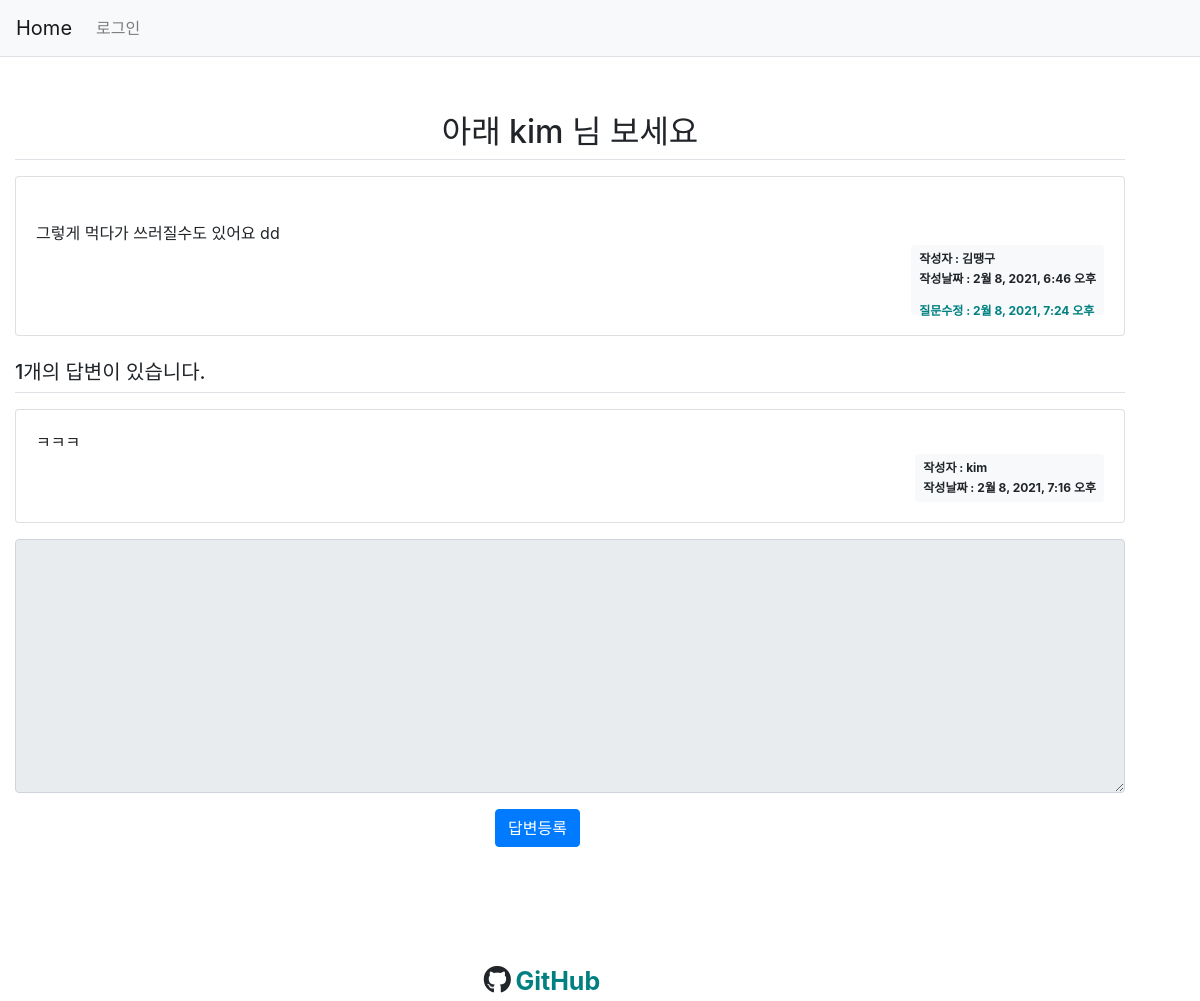
/233/, run on an earlier commit of the app's database.
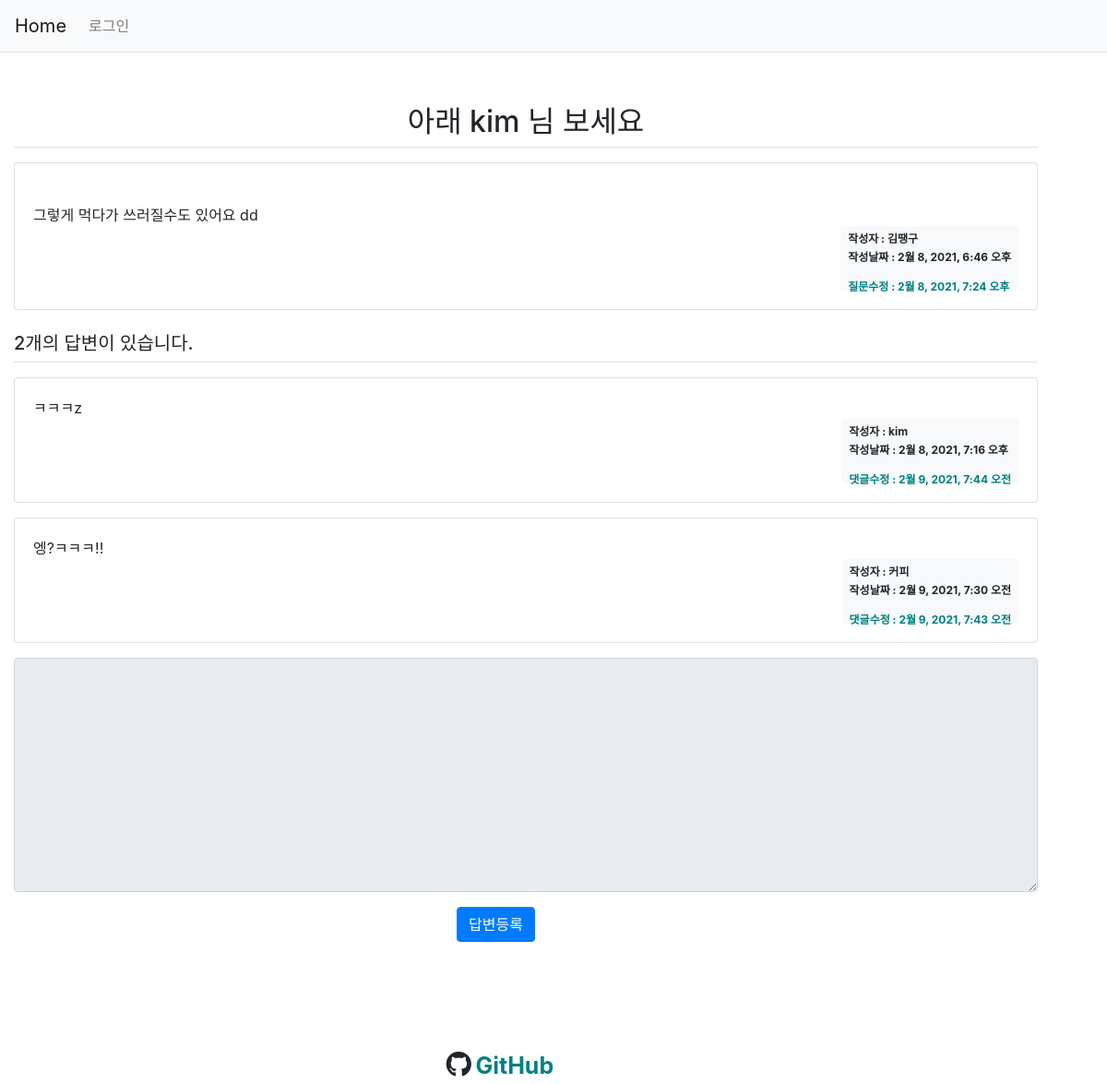
And on a later commit of the database.
### pybo/models.py (models this page shows, shortened)
class Question(models.Model):
    subject = models.CharField(max_length=200)  # 최대 200자 까지 입력 가능
    content = models.TextField()
    create_date = models.DateTimeField()
    photo = models.ImageField(upload_to="photo")
    author = models.ForeignKey(
        User, on_delete=models.CASCADE, null=True
    )  # 계정이 삭제되면 연결된 질문 데이터 삭제
    modify_date = models.DateTimeField(null=True, blank=True)

class Answer(models.Model):
    question = models.ForeignKey(Question, on_delete=models.CASCADE)
    content = models.TextField()
    create_date = models.DateTimeField()
    author = models.ForeignKey(
        User, on_delete=models.CASCADE, null=True
    )  # 계정이 삭제되면 연결된 질문 데이터 삭제
    modify_date = models.DateTimeField(null=True, blank=True)

### pybo/views.py (the view)
# urls.py: path("<int:pk>/", views.detail, name="detail"),
def detail(request, pk):
    try:
        get_question = Question.objects.get(pk=pk)
        context = {"get_question": get_question}
    except Question.DoesNotExist:
        messages.error(request, "조회된 질문이 없습니다.")
        return redirect("pybo:index")
    return render(request, "templates/detail.html", context)

### templates/detail.html (shortened to what this page needs)
{% extends 'base.html' %}
{% load static %}
    {% block content %}
    <div class="container my-5" style="position: relative; right: 30px;" >
        <h2 class="border-bottom py-2" style="text-align: center;"> {{get_question.subject}}</h2>
        <div class="card my-3">
            <div class="card-body">
                <div class="card-text" style="white-space: pre-line;">
                    {{get_question.content}}
                </div>
                <div class="d-flex justify-content-end">
                    <div class="badge badge-light p-2 text-left">
                        <div class="mb-2">
                            <span style="text-align: center;">작성자 :  {{ get_question.author.username }}</span>
                        </div>
                        <div>
                            <span>작성날짜 : {{ get_question.create_date }}</span>
                        </div>
                        {% if get_question.modify_date %}
                            <div style=" position: relative; top: 10px; margin-top: 10px; color: teal; font-weight: bold;">
                                <span>질문수정 : {{get_question.modify_date}}</span>
                            </div>
                        {% endif %}
                    </div>
                </div>
            </div>
        </div>
        <h5 class="border-bottom my-3 py-2">{{get_question.answer_set.count}}개의 답변이 있습니다.</h5>
        {% for answer in get_question.answer_set.all %}
            <div class="card my-3">
                <div class="card-body" >
                    <div class="card-text" style="white-space: pre-line;"> {{answer.content}} </div>
                    <div class="d-flex justify-content-end">
                        <div class="badge badge-light p-2 text-left">
                            <div class="mb-2">
                                <span>작성자 : {{ answer.author.username }}</span>
                            </div>
                            <div>
                                <span>작성날짜 : {{ answer.create_date }}</span>
                            </div>
                             {% if answer.modify_date %}
                             <div style=" position: relative; top: 10px; margin-top: 10px; color: teal; font-weight: bold;">
                                 <span>댓글수정 : {{answer.modify_date}}</span>
                             </div>
                          {% endif %}
                        </div>
                    </div>
                </div>
        </div>
        {% endfor %}
    <form action=" {% url 'pybo:answer_create' get_question.id %} " method="POST" class="my-3">
        <div class="form-group">
            <textarea {% if not user.is_authenticated %}disabled{% endif %}
              name="content" id="content" class="form-control" rows="10"></textarea>
        </div>
        <input type="submit" value="답변등록" class="btn btn-primary" style="position: relative; left: 480px;">
    </form>
    {% endblock  %}

What changed in the data, as far as the page shows it:
computed for Question "아래 kim 님 보세요": answer_set.count "1" → "2"
changed Answer "kim": content "ㅋㅋㅋ" → "ㅋㅋㅋz"; modify_date (not shown) → "2월 9, 2021, 7:44 오전"
added Answer: content "엥?ㅋㅋㅋ!!", author.username "커피", create_date "2월 9, 2021, 7:30 오전", modify_date "2월 9, 2021, 7:43 오전"
